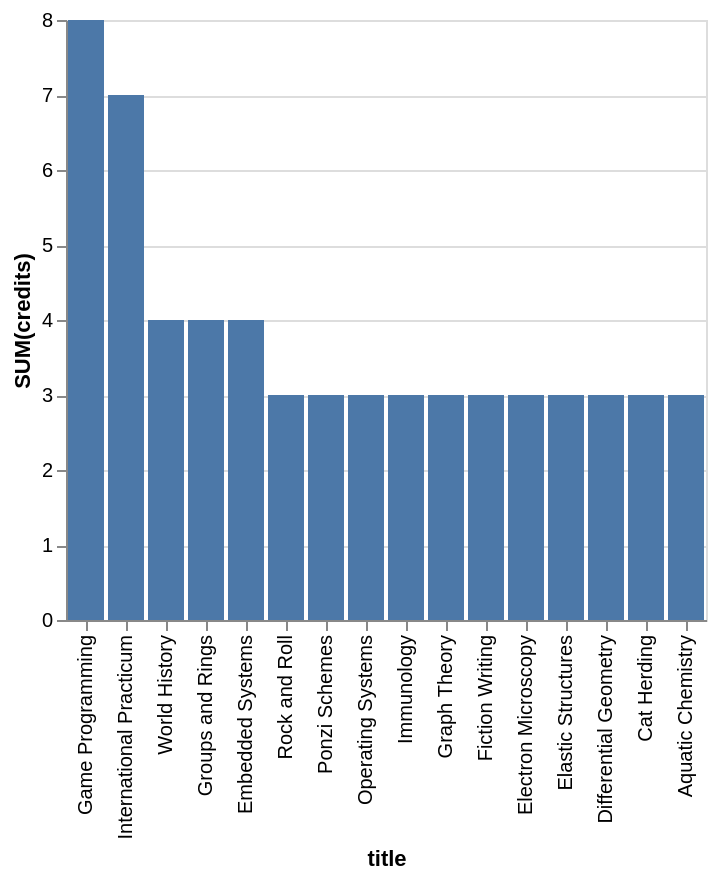

Here is the Vega-Lite specification saved for this chart:
### Vega-Lite specification from a JSON file in a GitHub repository (floating-point values rounded to 4 significant figures)
{"data": {"values": [{"x_data": "Game Programming", "y_data": 8}, {"x_data": "International Practicum", "y_data": 7}, {"x_data": "World History", "y_data": 4}, {"x_data": "Groups and Rings", "y_data": 4}, {"x_data": "Embedded Systems", "y_data": 4}, {"x_data": "Rock and Roll", "y_data": 3}, {"x_data": "Ponzi Schemes", "y_data": 3}, {"x_data": "Operating Systems", "y_data": 3}, {"x_data": "Immunology", "y_data": 3}, {"x_data": "Graph Theory", "y_data": 3}, {"x_data": "Fiction Writing", "y_data": 3}, {"x_data": "Electron Microscopy", "y_data": 3}, {"x_data": "Elastic Structures", "y_data": 3}, {"x_data": "Differential Geometry", "y_data": 3}, {"x_data": "Cat Herding", "y_data": 3}, {"x_data": "Aquatic Chemistry", "y_data": 3}]}, "mark": "bar", "encoding": {"x": {"field": "x_data", "type": "nominal", "title": "title", "sort": {"op": "sum", "field": "y_data", "order": "descending"}}, "y": {"field": "y_data", "type": "quantitative", "title": "SUM(credits)"}}}
